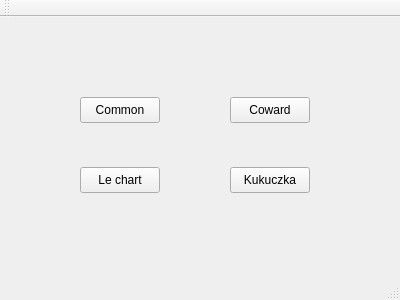
<?xml version="1.0" encoding="UTF-8"?>
<ui version="4.0">
 <class>MainWindow</class>
 <widget class="QMainWindow" name="MainWindow">
  <property name="geometry">
   <rect>
    <x>0</x>
    <y>0</y>
    <width>400</width>
    <height>300</height>
   </rect>
  </property>
  <property name="windowTitle">
   <string>MainWindow</string>
  </property>
  <widget class="QWidget" name="centralWidget">
   <widget class="QPushButton" name="maobt">
    <property name="geometry">
     <rect>
      <x>80</x>
      <y>80</y>
      <width>80</width>
      <height>26</height>
     </rect>
    </property>
    <property name="text">
     <string>Common</string>
    </property>
   </widget>
   <widget class="QPushButton" name="terbt">
    <property name="geometry">
     <rect>
      <x>230</x>
      <y>80</y>
      <width>80</width>
      <height>26</height>
     </rect>
    </property>
    <property name="text">
     <string>Coward</string>
    </property>
   </widget>
   <widget class="QPushButton" name="lebt">
    <property name="geometry">
     <rect>
      <x>80</x>
      <y>150</y>
      <width>80</width>
      <height>26</height>
     </rect>
    </property>
    <property name="text">
     <string>Le chart</string>
    </property>
   </widget>
   <widget class="QPushButton" name="kubt">
    <property name="geometry">
     <rect>
      <x>230</x>
      <y>150</y>
      <width>80</width>
      <height>26</height>
     </rect>
    </property>
    <property name="text">
     <string>Kukuczka</string>
    </property>
   </widget>
  </widget>
  <widget class="QMenuBar" name="menuBar">
   <property name="geometry">
    <rect>
     <x>0</x>
     <y>0</y>
     <width>400</width>
     <height>23</height>
    </rect>
   </property>
  </widget>
  <widget class="QToolBar" name="mainToolBar">
   <attribute name="toolBarArea">
    <enum>TopToolBarArea</enum>
   </attribute>
   <attribute name="toolBarBreak">
    <bool>false</bool>
   </attribute>
  </widget>
  <widget class="QStatusBar" name="statusBar"/>
 </widget>
 <layoutdefault spacing="6" margin="11"/>
 <resources/>
 <connections/>
</ui>
